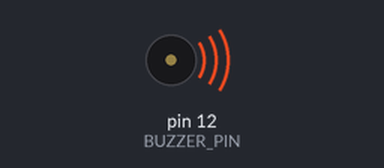
A sketch run on a simulated Arduino Uno, built with avr-gcc and run on an emulated ATmega328P. Parts: buzzer (waves = sounding, pin HIGH).

Above: at 0.5 s.
Timing chart, 0 to 4.6 s (numbered marks = the images above):
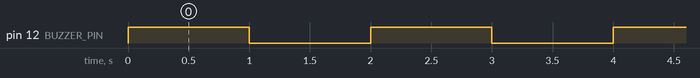

The sketch:

SF3.ino
```cpp
#define BUZZER_PIN 12

void setup() {
  pinMode(BUZZER_PIN, OUTPUT);
}

void loop() {
  digitalWrite(BUZZER_PIN, HIGH); // Turn on the buzzer
  delay(1000);                    // Wait for 1 second
  digitalWrite(BUZZER_PIN, LOW);  // Turn off the buzzer
  delay(1000);                    // Wait for 1 second
}
```

Measured:
- by itself, pin 12 (BUZZER_PIN): alternates HIGH for 1.0 s and LOW for 1.0 s
